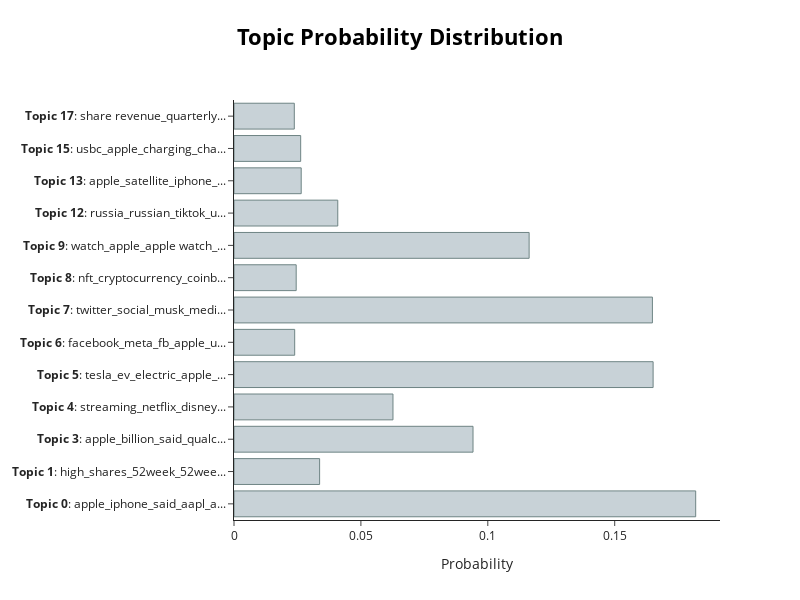

Notebook cell for this chart:
### Code cell
topic_model.visualize_distribution(topic_distr[1])

### Figure 1 — Plotly figure (JSON) as saved in the notebook; plotly's stock layout.template omitted (floating-point values rounded to 4 significant figures)
{"data": [{"marker": {"color": "#C8D2D7", "line": {"color": "#6E8484", "width": 1}}, "orientation": "h", "type": "bar", "x": [0.1819, 0.03373, 0.09418, 0.06264, 0.1651, 0.02391, 0.1649, 0.0245, 0.1163, 0.04088, 0.02648, 0.02627, 0.02376], "y": ["<b>Topic 0</b>: apple_iphone_said_aapl_a...", "<b>Topic 1</b>: high_shares_52week_52wee...", "<b>Topic 3</b>: apple_billion_said_qualc...", "<b>Topic 4</b>: streaming_netflix_disney...", "<b>Topic 5</b>: tesla_ev_electric_apple_...", "<b>Topic 6</b>: facebook_meta_fb_apple_u...", "<b>Topic 7</b>: twitter_social_musk_medi...", "<b>Topic 8</b>: nft_cryptocurrency_coinb...", "<b>Topic 9</b>: watch_apple_apple watch_...", "<b>Topic 12</b>: russia_russian_tiktok_u...", "<b>Topic 13</b>: apple_satellite_iphone_...", "<b>Topic 15</b>: usbc_apple_charging_cha...", "<b>Topic 17</b>: share revenue_quarterly..."]}], "layout": {"height": 600, "hoverlabel": {"bgcolor": "white", "font": {"family": "Rockwell", "size": 16}}, "title": {"font": {"color": "Black", "size": 22}, "text": "<b>Topic Probability Distribution</b>", "x": 0.5, "xanchor": "center", "y": 0.95, "yanchor": "top"}, "width": 800, "xaxis": {"title": {"text": "Probability"}}}}
